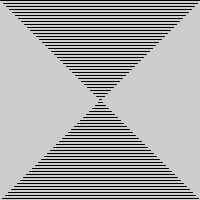
Frame 1 (no input)
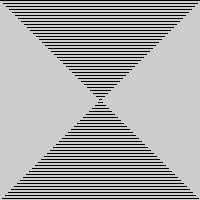
Frame 60 (the mouse pressed at the canvas centre just before this capture)
Frame 120 (the mouse held since frame 60 and released just before this capture): identical to frame 60, image omitted

The Processing sketch that drew these frames (run headless with seeded random() and noise(); from frame 60 on, the mouse is pressed at the canvas centre):

// Processing sketch: processing_15121
// ── processing_15121.pde

void setup() {
size(200,200);
}

void draw()  {
for(int a=0; a<200; a=a+3) {
     line(a,a,200-a,a);
 }
}               
